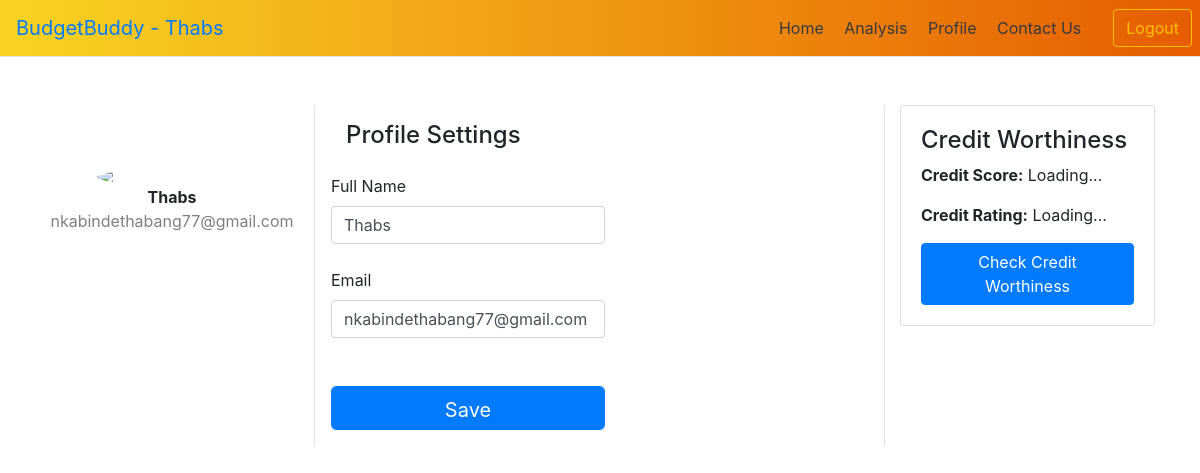
Page /profile (signed in) on the committed database.
### tables this page shows
CREATE TABLE user_login (user_id INTEGER PRIMARY KEY AUTOINCREMENT, username VARCHAR(30) NOT NULL, 
        email VARCHAR(30) NOT NULL UNIQUE, password VARCHAR(20) NOT NULL);

### main.py (the view)
@app.route('/profile')
def profile():
    if 'user_id' in session:  # if logged-in
        query = """select * from user_login where user_id = {} """.format(session['user_id'])
        userdata = support.execute_query('search', query)
        return render_template('profile.html', user_name=userdata[0][1], email=userdata[0][2])
    else:  # if not logged-in
        return redirect('/')

### support.py (called while the page is built)
def connect_db():
    conn = sqlite3.connect("expense.db")
    cur = conn.cursor()
    cur.execute(
        '''CREATE TABLE IF NOT EXISTS user_login (user_id INTEGER PRIMARY KEY AUTOINCREMENT, username VARCHAR(30) NOT NULL,
        email VARCHAR(30) NOT NULL UNIQUE, password VARCHAR(20) NOT NULL)''')
    cur.execute(
        '''CREATE TABLE IF NOT EXISTS user_expenses (id INTEGER PRIMARY KEY AUTOINCREMENT, user_id INTEGER NOT NULL, pdate DATE NOT
        NULL, expense VARCHAR(10) NOT NULL, amount INTEGER NOT NULL, pdescription VARCHAR(50), FOREIGN KEY (user_id)
        REFERENCES user_login(user_id))''')
    conn.commit()
    return conn, cur

def execute_query(operation=None, query=None):
    connection, cursor = connect_db()
    if operation == 'search':
        cursor.execute(query)
        data = cursor.fetchall()
        cursor.close()
        return data
    elif operation == 'insert':
        cursor.execute(query)
        connection.commit()
        cursor.close()
        connection.close()
        return None

### templates/profile.html (shortened to what this page needs)
<!DOCTYPE html>
<html lang="en">
    <head>
        <link rel="stylesheet" type="text/css" href="{{ url_for('static',filename='css/style.css') }}">
        <link rel="stylesheet" href="https://cdn.jsdelivr.net/npm/bootstrap@4.3.1/dist/css/bootstrap.min.css">
    </head>
    <body>
     <div class="bg-nav d-flex flex-column flex-md-row align-items-center pb-0 mb-0 border-bottom">
      <h5 class="m-3 mr-md-auto font-weight-normal"><a href="/" style="text-decoration : none">BudgetBuddy - {{ user_name }}</a></h5>
      <nav class="m-2 my-md-0 mr-md-3">
        <a class="py-2 m-2 text-dark" href="/home">Home</a>
        <a class="py-2 m-2 text-dark" href="/analysis">Analysis</a>
        <a class="py-2 m-2 text-dark" href="/profile">Profile</a>
        <a class="py-2 m-2 text-dark" href="/contact">Contact Us</a>
      </nav>
         <a class="btn m-2 btn-outline-warning" href="/logout">Logout</a>
    </div>
     <div class="container rounded bg-white mt-5 mb-5">
        <div class="row">
            <div class="col-md-3 border-right">
                <div class="d-flex flex-column align-items-center text-center p-3 py-3">
                    <img class="rounded-circle mt-5" width="150px" src="https://st3.depositphotos.com/15648834/17930/v/600/depositphotos_179308454-stock-illustration-unknown-person-silhouette-glasses-profile.jpg">
                    <span class="font-weight-bold">{{ user_name }}</span>
                    <span class="text-black-50">{{ email }}</span>
                </div>
            </div>
            <div class="col-md-6 border-right">
                <div class="p-3 p-2">
                    <div class="d-flex justify-content-between align-items-center mb-3">
                        <h4 class="text-right">Profile Settings</h4>
                    </div>
                    <div class="row mt-3">
                        <form class="form" method="post" action="/updateprofile">
                            <label>Full Name</label><br>
                            <input type="text" class="form-control" name="name" value="{{ user_name }}" required><br>
                            <label>Email</label><br>
                            <input type="email" class="form-control" name="email" value="{{ email }}" required><br><br>
                            <input type="submit" class="form-control btn btn-primary btn-block btn-lg" value="Save">
                        </form>
                    </div>
                </div>
            </div>
            <div class="col-md-3">
                <div class="card">
                    <div class="card-body">
                        <h4>Credit Worthiness</h4>
                        <p><strong>Credit Score:</strong> <span id="credit-score">Loading...</span></p>
                        <p><strong>Credit Rating:</strong> <span id="credit-rating">Loading...</span></p>
                        <button class="btn btn-primary" onclick="checkCreditWorthiness()">Check Credit Worthiness</button>
                    </div>
                </div>
            </div>
        </div>
    </div>
   </body>
</html>

### static/css/style.css (style rules this page uses)
.bg-nav { background: #e65c00; background: -webkit-linear-gradient(to right, #F9D423, #e65c00); background: linear-gradient(to right, #F9D423, #e65c00); }
* { margin: 0; padding: 0; scroll-behavior: smooth; box-sizing: border-box; }
body { overflow-x: hidden; font-family: "Poppins", sans-serif; font-size: 16px; background-image: url('../images/budgetbuddy_logo_bg.png'); background-size: contain; background-position: center; background-repeat: no-repeat; background-attachment: fixed; background-color: #f8f9fa; }
input { overflow: hidden; }

### rows in the picture
user_login: username "Thabs", email "nkabindethabang77@gmail.com", name "Thabs"
